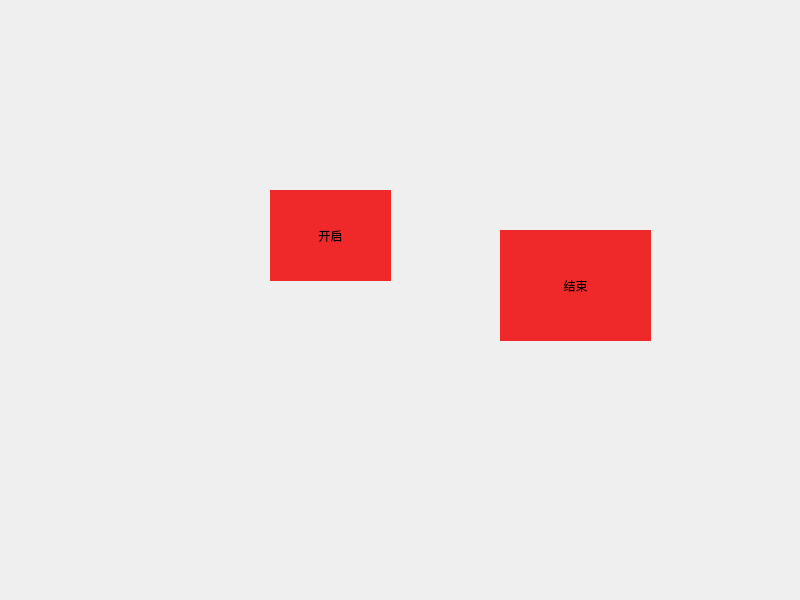
<?xml version="1.0" encoding="UTF-8"?>
<ui version="4.0">
 <class>Widget</class>
 <widget class="QWidget" name="Widget">
  <property name="geometry">
   <rect>
    <x>0</x>
    <y>0</y>
    <width>800</width>
    <height>600</height>
   </rect>
  </property>
  <property name="windowTitle">
   <string>Widget</string>
  </property>
  <widget class="QPushButton" name="pushButton">
   <property name="geometry">
    <rect>
     <x>270</x>
     <y>190</y>
     <width>121</width>
     <height>91</height>
    </rect>
   </property>
   <property name="styleSheet">
    <string notr="true">QPushButton { background-color: rgb(239, 41, 41); border: none}

QPushButton:hover { background-color: rgb(114, 159, 207);}</string>
   </property>
   <property name="text">
    <string>开启</string>
   </property>
  </widget>
  <widget class="QPushButton" name="pushButton_2">
   <property name="geometry">
    <rect>
     <x>500</x>
     <y>230</y>
     <width>151</width>
     <height>111</height>
    </rect>
   </property>
   <property name="styleSheet">
    <string notr="true">QPushButton { background-color: rgb(239, 41, 41); border: none}

QPushButton:hover { background-color: rgb(114, 159, 207);}</string>
   </property>
   <property name="text">
    <string>结束</string>
   </property>
  </widget>
 </widget>
 <resources/>
 <connections/>
</ui>
